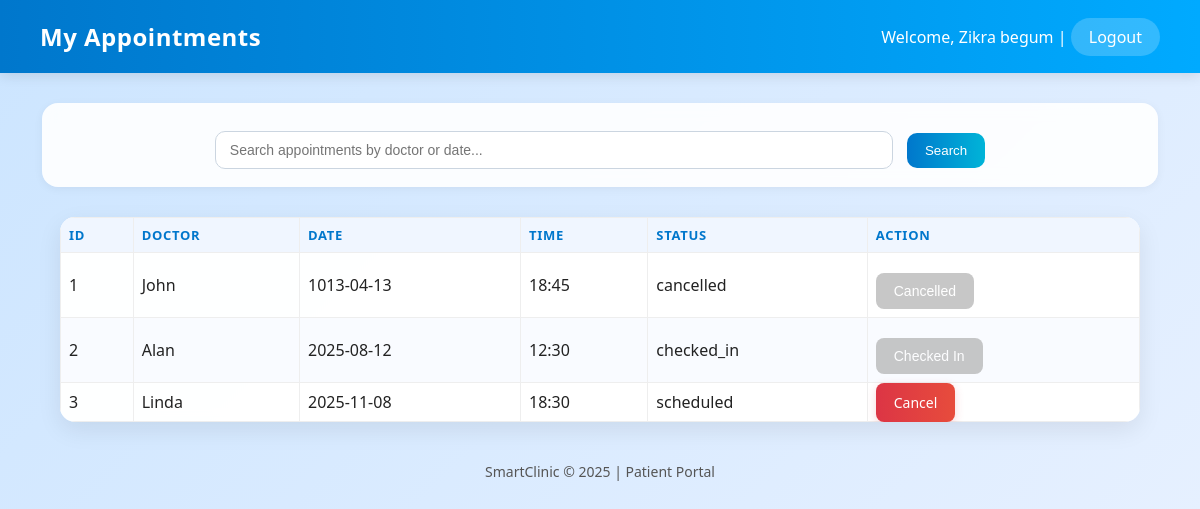
The app's page /appointments (signed in) with its own data.
### tables this page shows
CREATE TABLE appointments (
    id INTEGER PRIMARY KEY AUTOINCREMENT,
    patient_name TEXT NOT NULL,
    doctor_name TEXT NOT NULL,
    date TEXT NOT NULL,
    time TEXT NOT NULL,
    status TEXT DEFAULT 'pending'
, user_id INTEGER);

### app.py (the view)
@app.route('/appointments')
@login_required
def appointments():
    conn = get_db_connection()
    try:
        rows = conn.execute('SELECT * FROM appointments ORDER BY date, time').fetchall()
    finally:
        conn.close()
    return render_template('appointments.html', appointments=rows)

### app.py (called while the page is built)
def get_db_connection():
    conn = sqlite3.connect(DB)
    conn.row_factory = sqlite3.Row
    return conn

def login_required(f):
    @wraps(f)
    def decorated_function(*args, **kwargs):
        if 'user_id' not in session:
            flash("Please log in to access this page.", "error")
            return redirect(url_for('login', next=request.path))
        return f(*args, **kwargs)
    return decorated_function

### templates/appointments.html (shortened to what this page needs)
<!DOCTYPE html>
<html lang="en">
<head>
  <link rel="stylesheet" href="{{ url_for('static', filename='css/style.css') }}">
</head>
<body>
  <header>
    <h2>My Appointments</h2>
    <div>
      <span>Welcome, {{ session['full_name'] }}</span> |
      <a href="{{ url_for('logout') }}" class="logout">Logout</a>
    </div>
  </header>
  <div class="search-bar">
    <form method="get" action="{{ url_for('appointments') }}">
      <input type="text" name="q" placeholder="Search appointments by doctor or date..." value="{{ request.args.get('q', '') }}">
      <button type="submit">Search</button>
    </form>
  </div>
  <table>
    <thead>
      <tr>
        <th>ID</th>
        <th>Doctor</th>
        <th>Date</th>
        <th>Time</th>
        <th>Status</th>
        <th>Action</th>
      </tr>
    </thead>
    <tbody>
      {% for appt in appointments %}
      <tr>
        <td>{{ appt['id'] }}</td>
        <td>{{ appt['doctor_name'] }}</td>
        <td>{{ appt['date'] }}</td>
        <td>{{ appt['time'] }}</td>
        <td>{{ appt['status'] }}</td>
        <td>
          {% if appt['status'] not in ['cancelled', 'checked_in'] %}
            <a href="{{ url_for('cancel_appointment', appointment_id=appt['id']) }}"
               class="btn btn-cancel"
               onclick="return confirmCancel('{{ appt.doctor_name|escape }}', '{{ appt.date|escape }}');">
               Cancel
            </a>
          {% elif appt['status'] == 'checked_in' %}
            <button class="btn btn-disabled">Checked In</button>
          {% elif appt['status'] == 'cancelled' %}
            <button class="btn btn-disabled">Cancelled</button>
          {% endif %}
        </td>
      </tr>
      {% else %}
      <tr>
        <td colspan="6"><em>No appointments found.</em></td>
      </tr>
      {% endfor %}
    </tbody>
  </table>
  <footer>
    <p>SmartClinic © 2025 | Patient Portal</p>
  </footer>
</body>
</html>

### static/css/style.css (style rules this page uses)
body { font-family: Arial, sans-serif; background: #f7f9fc; color:#222; margin:0; padding:0; }
h1,h2 { color:#1f6feb; }
a { color:#1f6feb; text-decoration:none; }
table { width:100%; border-collapse:collapse; margin-top:12px; }
table th, table td { border:1px solid #eee; padding:8px; text-align:left; }
form input { padding:8px; width:300px; margin-top:4px; }
button { margin-top:12px; padding:8px 12px; background:#1f6feb; color:white; border:none; cursor:pointer; }
table th { background:#f0f6ff; }

### templates/appointments.html (style rules this page uses)
body { font-family: "Poppins", "Segoe UI", sans-serif; background: linear-gradient(135deg, #cce5ff 0%, #e6f0ff 100%); margin: 0; padding: 0; animation: fadeIn 0.6s ease-in; }
header { background: linear-gradient(90deg, #0077cc 0%, #00aaff 100%); color: white; padding: 20px 40px; display: flex; justify-content: space-between; align-items: center; box-shadow: 0 3px 12px rgba(0, 0, 0, 0.1); }
header h2 { margin: 0; color: white; font-weight: 600; letter-spacing: 0.5px; }
header a.logout { color: #fff; text-decoration: none; background: rgba(255, 255, 255, 0.2); padding: 8px 18px; border-radius: 25px; transition: 0.2s ease; font-weight: 500; }
.search-bar { background: rgba(255, 255, 255, 0.9); width: 90%; margin: 30px auto; padding: 18px; border-radius: 16px; box-shadow: 0 2px 10px rgba(0, 0, 0, 0.05); text-align: center; backdrop-filter: blur(8px); }
.search-bar input[type="text"] { padding: 10px 14px; border-radius: 10px; border: 1px solid #cbd5e0; width: 60%; outline: none; font-size: 14px; }
.search-bar button { background: linear-gradient(90deg, #0077cc, #00b4d8); color: white; border: none; padding: 10px 18px; margin-left: 10px; border-radius: 10px; cursor: pointer; font-weight: 500; transition: all 0.25s; }
table { border-collapse: collapse; width: 90%; margin: 25px auto; background: rgba(255, 255, 255, 0.98); border-radius: 15px; overflow: hidden; box-shadow: 0 8px 25px rgba(0, 0, 0, 0.08); backdrop-filter: blur(6px); animation: fadeIn 0.5s ease-in; }
th { background: #ffffff; color: #0077cc; text-transform: uppercase; font-size: 13px; letter-spacing: 0.7px; padding: 14px 10px; box-shadow: 0 2px 5px rgba(0, 0, 0, 0.08); border-bottom: 2px solid #e6f0ff; position: sticky; top: 0; z-index: 2; }
td { padding: 14px 10px; text-align: center; border-bottom: 1px solid #edf2f7; }
tr:nth-child(even) { background-color: #f9fbff; }
.btn { padding: 10px 18px; border: none; border-radius: 8px; color: white; cursor: pointer; text-decoration: none; font-size: 14px; font-weight: 500; transition: all 0.2s ease; }
.btn-cancel { background: linear-gradient(90deg, #dc3545, #e74c3c); box-shadow: 0 3px 10px rgba(220, 53, 69, 0.2); }
.btn-disabled { background-color: #b0b0b0; cursor: not-allowed; opacity: 0.7; }
footer { text-align: center; margin: 40px 0; color: #555; font-size: 14px; }

### records on screen
appointments: id "1", doctor_name "John", date "1013-04-13", time "18:45", status "cancelled", shows "Cancelled"
appointments: id "2", doctor_name "Alan", date "2025-08-12", time "12:30", status "checked_in", shows "Checked In"
appointments: id "3", doctor_name "Linda", date "2025-11-08", time "18:30", status "scheduled"

### other values on screen
{{ session['full_name'] }} "Zikra begum"
